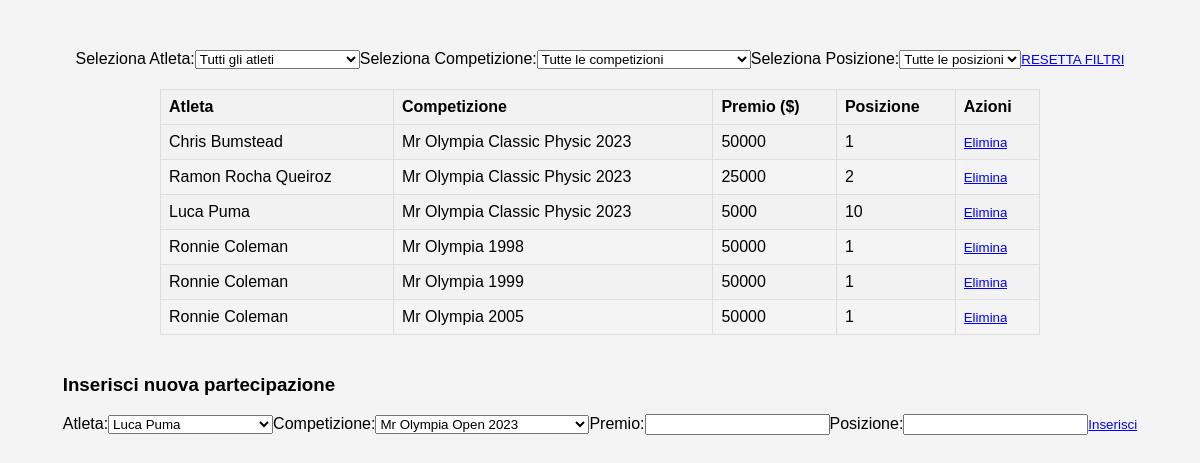
The page /partecipazioni.php on the database its author committed.
### tables this page shows
CREATE TABLE `partecipazione` (
  `id` int(11) NOT NULL,
  `id_atleta` int(11) NOT NULL,
  `id_competizione` int(11) NOT NULL,
  `premio` int(11) NOT NULL,
  `posizione` int(11) NOT NULL
);

CREATE TABLE `atleti` (
  `id` int(11) NOT NULL,
  `nome` varchar(50) NOT NULL,
  `nazionalita` varchar(50) NOT NULL,
  `eta` int(11) NOT NULL,
  `altezza` varchar(50) NOT NULL,
  `peso_gara` int(50) NOT NULL,
  `peso_massa` int(11) NOT NULL,
  `id_preparatore` int(11) NOT NULL,
  `id_biografia` int(11) NOT NULL
);

CREATE TABLE `competizioni` (
  `id` int(11) NOT NULL,
  `nome` varchar(50) NOT NULL,
  `data` date NOT NULL,
  `luogo` varchar(50) NOT NULL
);

### partecipazioni.php (the view, shortened to what this page needs)
<?php
include 'credenziali.php';
$conn = new mysqli($servername, $username, $password, $dbname);
$sql_competizioni = "SELECT * FROM COMPETIZIONI";
$sql_atleti = "SELECT * FROM ATLETI";
echo "<!DOCTYPE html>
<html>
<head>
    <title>Tabella Partecipazioni</title>
    <style>
    body {
        font-family: 'Arial', sans-serif;
        background-color: #f4f4f4;
        margin: 0;
        padding: 50px;
        display: flex;
        justify-content: center;
        align-items: center;
        flex-direction: column;
    }
    table {
        width: 80%;
        border-collapse: collapse;
        margin-top: 20px;
    }
    th, td {
        border: 1px solid #dddddd;
        text-align: left;
        padding: 8px;
        cursor: pointer;
    }
    th {
        background-color: #f2f2f2;
    }
    tr:nth-child(even) {
        background-color: #f2f2f2;
    }
    tr:hover {
        background-color: #ddd;
    }
    a {
        text-decoration: none;
        color: inherit;
    }
    form {
        display: inline; /* Modifica per renderlo inline */
    }
    form input[type='submit'] {
        background-color: transparent;
        border: none;
        cursor: pointer;
        color: blue;
        text-decoration: underline;
        padding: 0;
    }
    form input[type='submit']:hover {
        color: red;
    }
    form input[type='submit']:focus {
        outline: none;
    }
    </style>
</head>
<body>";
echo "<div id='filtroCompetizioni'>";
echo "<form method='GET'>";
echo "<label for='atleta'>Seleziona Atleta:</label>";
echo "<select name='atleta' id='atleta' onchange='this.form.submit()'>";
echo "<option value='tutti'>Tutti gli atleti</option>";
echo "</select>";
echo "<label for='competizioni'>Seleziona Competizione:</label>";
echo "<select name='competizione' id='competizioni' onchange='this.form.submit()'>";
echo "<option value='tutte'>Tutte le competizioni</option>";
echo "</select>";
echo "<label for='posizione'>Seleziona Posizione:</label>";
echo "<select name='posizione' id='posizioni' onchange='this.form.submit()'>";
echo "<option value='tutte'>Tutte le posizioni</option>";
echo "</select>";
echo "</form>";
echo "<form method='GET' style='margin-top: 20px;'>";
echo "<input type='submit' value='RESETTA FILTRI'>";
echo "</form>";
echo "</div>";
$sql = "SELECT ATLETI.nome AS atleta, COMPETIZIONI.nome AS competizione_nome, PARTECIPAZIONE.premio, PARTECIPAZIONE.posizione, PARTECIPAZIONE.id AS id_partecipazione
        FROM PARTECIPAZIONE
        INNER JOIN ATLETI ON PARTECIPAZIONE.id_atleta = ATLETI.id
        INNER JOIN COMPETIZIONI ON PARTECIPAZIONE.id_competizione = COMPETIZIONI.id";
$result = $conn->query($sql);
echo "<table><tr><th>Atleta</th><th>Competizione</th><th>Premio ($)</th><th>Posizione</th><th>Azioni</th></tr>";
if (isset($result)) {
    while($row = $result->fetch_assoc()) {
        echo "<tr><td><a href='atleta.php?atleta=".urlencode($row['atleta'])."'>".$row["atleta"]."</a></td><td>".$row["competizione_nome"]."</td><td>".$row["premio"]."</td><td>".$row["posizione"]."</td>";
        echo "<td><form method='POST'><input type='hidden' name='id_partecipazione' value='".$row["id_partecipazione"]."'><input type='submit' name='elimina' value='Elimina'></form></td></tr>";
    }
}
echo "</table>";
echo "<div style='margin-top: 20px;'>";
echo "<h3>Inserisci nuova partecipazione</h3>";
echo "<form method='POST'>";
echo "<label for='atleta'>Atleta:</label>";
echo "<select name='atleta'>";
$result_atleti = $conn->query($sql_atleti);
while ($row_atleta = $result_atleti->fetch_assoc()) {
    echo "<option value='".$row_atleta['nome']."'>".$row_atleta['nome']."</option>";
}
echo "</select>";
echo "<label for='competizione'>Competizione:</label>";
echo "<select name='competizione'>";
$result_competizioni = $conn->query($sql_competizioni);
while ($row_competizione = $result_competizioni->fetch_assoc()) {
    echo "<option value='".$row_competizione['nome']."'>".$row_competizione['nome']."</option>";
}
echo "</select>";
echo "<label for='premio'>Premio:</label>";
echo "<input type='text' name='premio' required>";
echo "<label for='posizione'>Posizione:</label>";
echo "<input type='text' name='posizione' required>";
echo "<input type='submit' value='Inserisci'>";
echo "</form>";
echo "</div>";
echo "</body>
</html>";
?>

### partecipazioni.php (style rules this page uses)
body { font-family: 'Arial', sans-serif; background-color: #f4f4f4; margin: 0; padding: 50px; display: flex; justify-content: center; align-items: center; flex-direction: column; }
table { width: 80%; border-collapse: collapse; margin-top: 20px; }
th, td { border: 1px solid #dddddd; text-align: left; padding: 8px; cursor: pointer; }
th { background-color: #f2f2f2; }
tr:nth-child(even) { background-color: #f2f2f2; }
a { text-decoration: none; color: inherit; }
form { display: inline; }
form input[type='submit'] { background-color: transparent; border: none; cursor: pointer; color: blue; text-decoration: underline; padding: 0; }

### rows shown on the page
partecipazione: id_atleta.nome "Chris Bumstead", id_competizione.nome "Mr Olympia Classic Physic 2023", premio "50000", posizione "1"
partecipazione: id_atleta.nome "Ramon Rocha Queiroz", id_competizione.nome "Mr Olympia Classic Physic 2023", premio "25000", posizione "2"
partecipazione: id_atleta.nome "Luca Puma", id_competizione.nome "Mr Olympia Classic Physic 2023", premio "5000", posizione "10"
partecipazione: id_atleta.nome "Ronnie Coleman", id_competizione.nome "Mr Olympia 1998", premio "50000", posizione "1"
partecipazione: id_atleta.nome "Ronnie Coleman", id_competizione.nome "Mr Olympia 1999", premio "50000", posizione "1"
partecipazione: id_atleta.nome "Ronnie Coleman", id_competizione.nome "Mr Olympia 2005", premio "50000", posizione "1"

### other values the page prints
form field atleta "Luca Puma"
form field competizione "Mr Olympia Open 2023"
